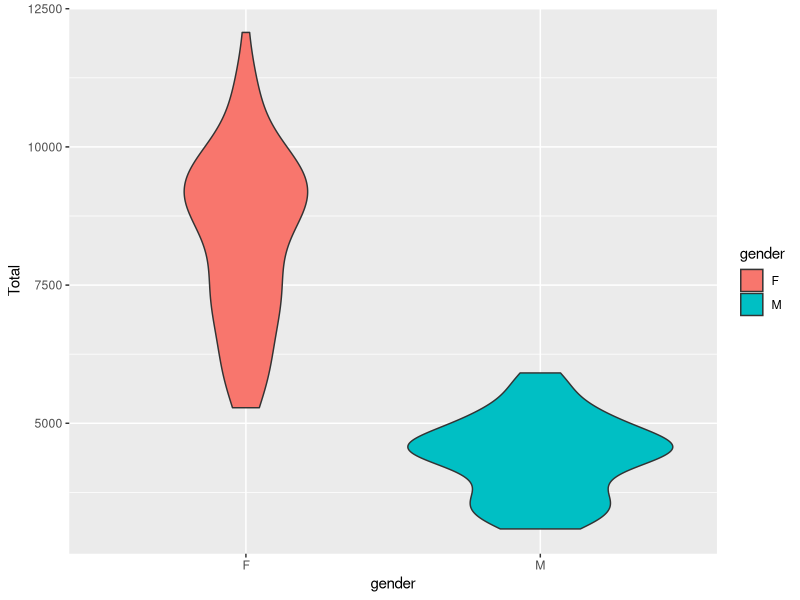
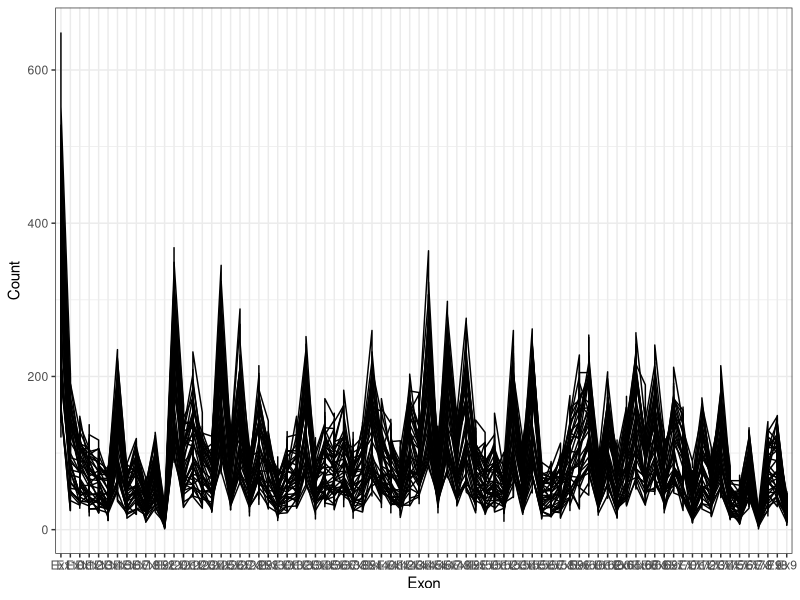
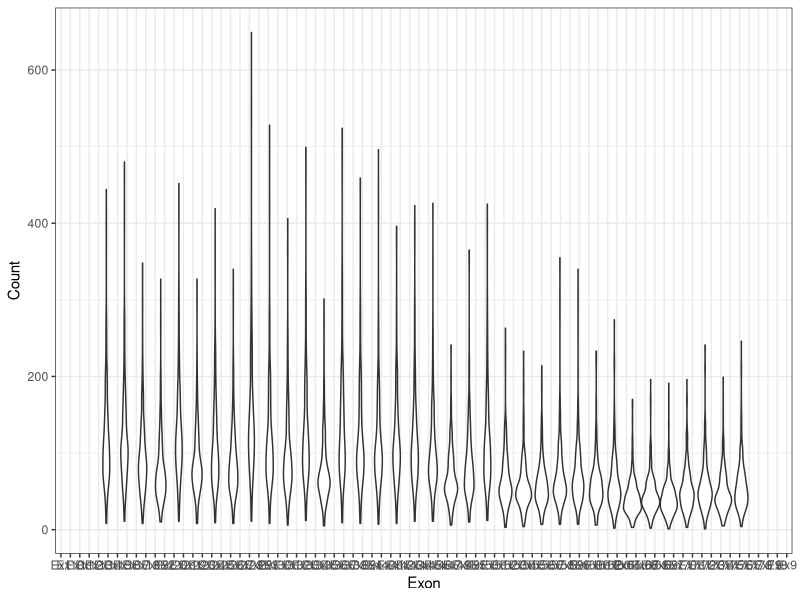
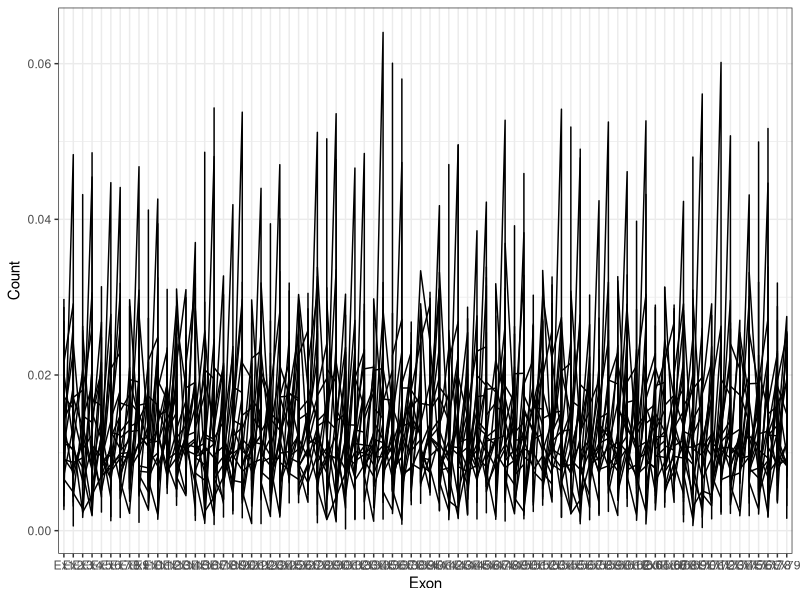
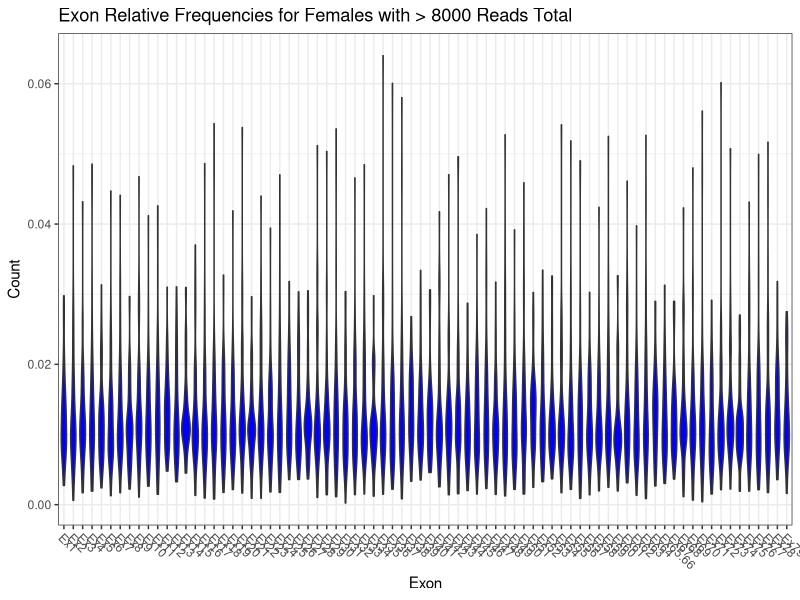

Source code (R) for these figures, in order: (Note: this script raises an error after producing the figures.)
library(nnet)
library(ggplot2)
library(tidyr)
library(dplyr)
setwd("/Users/nigel/git/dmd/exon_data")
d = read.csv("coverage_matrix.csv", skip = 1)
head(d)

exColumns = grep("Ex",colnames(d), value = TRUE)
exonName = sapply(exColumns, function(x) as.numeric(strsplit(x, "Ex")[[1]][2]))
dn =d 
dn[,exColumns] = apply(dn[,exColumns], 1, function(x) x / sum(x))

totReads = apply(d[,exColumns], 1, sum)
d$Total = totReads
ggplot(d, aes(x=gender, fill=gender, y=Total)) + geom_violin()

cnts = d %>% gather("Exon", "Count", Ex1:Ex79)
cntsnorm = dn %>% gather("Exon", "Count", Ex1:Ex79)
cntsnorm$Exon = factor(cntsnorm$Exon, levels = exColumns)
cntsnorm = cntsnorm[totReads > 8000 & dn$gender=="F",]
ggplot(cnts, aes(x=Exon, y=Count, group=sample)) + geom_line() + theme_bw()
ggplot(cnts, aes(x=Exon, y=Count, group=sample)) + geom_violin() + theme_bw()

ggplot(cntsnorm, aes(x=Exon, y=Count, group=sample)) + geom_line() + theme_bw()
ggplot(cntsnorm, aes(x=Exon, y=Count)) + geom_violin(fill="blue") + 
  theme_bw() + theme(axis.text.x=element_text(angle = -45, hjust = 0)) + 
  labs(title = "Exon Relative Frequencies for Females with > 8000 Reads Total")

fd = d[d$gender == "F",]
sl = factor(fd$sample:fd$lane)
simple = multinom(as.matrix(fd[,exColumns]) ~ 1, summ=1, MaxNWts = 10000)
sample = multinom(as.matrix(fd[,exColumns]) ~ fd$sample, summ=1, MaxNWts = 10000)
flowcell = multinom(as.matrix(fd[,exColumns]) ~ fd$flow_cell_id, summ=1, MaxNWts = 10000)
sample_lane = multinom(as.matrix(fd[,exColumns]) ~ sl, summ=1, MaxNWts = 10000)
anova(simple, flowcell, sample, sample_lane)


fd %>% group_by(flow_cell_id) %>% summarise(sum(Ex1:Ex79))

nd = d %>% gather("Exon", "Count", Ex1:Ex79) %>% group_by(flow_cell_id, Exon, gender, subject) %>% summarise(Total = mean(Count)) 
head(nd)
spr = nd %>% spread(flow_cell_id, Total)
head(spr)
spr[,3:5] = apply(spr[,3:5], 2, function(z) z / sum(z))
ggplot(spr, aes(x=male, y = female)) + geom_point() + geom_abline(slope = 1, intercept = 0) + facet_wrap(~ flow)

spr = nd %>% spread(gender, Total)
head(spr)
ggplot(spr, aes(x=M, y = F)) + geom_point() + geom_abline(slope = 2, intercept = 0) + facet_wrap(~ flow_cell_id)
ggplot(spr, aes(x=M, y = F)) + geom_point() + geom_abline(slope = 2, intercept = 0) + geom_abline(color="red", slope = 1, intercept = 0) + facet_wrap(~ flow_cell_id)


simplemf = multinom(as.matrix(d[,exColumns]) ~ 1, summ=1, MaxNWts = 10000)